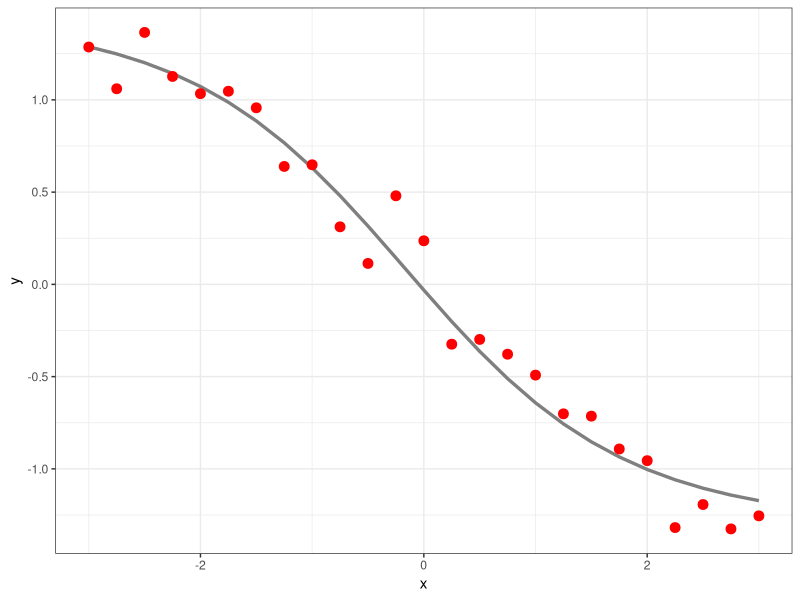

Reproduce this figure in R.
### INFSCI 2595 Spring 2020 - week 11
### Program fitting a neural network by minimizing the SSE
### usig `optim()`

library(dplyr)
library(ggplot2)

### set up the simple problem with 2 hidden units and the logistic
### non-linear transformation function

### specify the hidden unit parameters
b1 <- c(0.2, 1.2)
b2 <- c(-0.1, -0.8)

### set the input to be evenly spaced between -3 and +3
x <- seq(-3, 3, length.out = 25)

### create the design matrix
Xmat <- model.matrix( ~ x, data = data.frame(x = x))

### calculate the hidden unit linear predictors 
Bmat <- cbind(b1, b2)

Bmat

Amat <- Xmat %*% Bmat

### next calculate the non-linear transformed values per hidden unit
### assuming the logistic function

Hmat <- boot::inv.logit(Amat)

### now define the true output layer parameters
a0true <- 0.2
atrue <- c(-1.5, 1.25)

### calculate the true nnet output
ftrue <- a0true + Hmat %*% as.matrix(atrue)

### set the noise to a low value
sigma_true <- 0.15

### generate noisy observations and package 
### the input with the noisy response
set.seed(1131)
demo_df <- tibble::tibble(x = x) %>% 
  mutate(f = as.vector(ftrue),
         y = rnorm(n = n(), mean = f, sd = sigma_true))

### plot the training set
demo_df %>% 
  ggplot(mapping = aes(x = x)) +
  geom_line(mapping = aes(y = f),
            color = "grey50",
            size = 1.15) +
  geom_point(mapping = aes(y = y),
             size = 3, color = "red") +
  labs(y = "y") +
  theme_bw()

### setup the SSE function we wish to minimize 
### all parameters will be contained in the theta vector
### need to extract them appropriately

my_neuralnet_sse <- function(theta, my_info)
{
  # extract the hidden unit parameters
  X <- my_info$design_matrix
  length_beta <- ncol(X)
  total_num_betas <- my_info$num_hidden * length_beta
  beta_vec <- theta[1:total_num_betas]
  
  # extract the output layer parameters
  a_all <- theta[(total_num_betas + 1):length(theta)]
  
  # reorganize the beta parameters into a matrix
  Bmat <- matrix(beta_vec, nrow = length_beta, byrow = FALSE)
  
  # reorganize the output layer parameters by extracting
  # the output layer intercept (the bias)
  a0 <- a_all[1] # the first element in a_all is the bias
  av <- a_all[-1] # select all EXCEPT the first element
  
  # calculate the linear predictors associated with
  # each hidden unit
  A <- X %*% Bmat
  
  # pass through the non-linear transformation function
  H <- my_info$transform_hidden(A)
  
  # calculate the response
  f <- as.vector(a0 + H %*% as.matrix(av))
  
  # performance metric - calculate the SSE
  sum((my_info$yobs - f)^2)
}

### assemble the list of required information
two_hidden_sse_info <- list(
  yobs = demo_df$y,
  design_matrix = model.matrix( y ~ x, demo_df),
  num_hidden = 2,
  transform_hidden = boot::inv.logit
)

### test out the function
num_params <- two_hidden_sse_info$num_hidden * ncol(two_hidden_sse_info$design_matrix) +
  two_hidden_sse_info$num_hidden + 1

my_neuralnet_sse(rep(0, num_params), two_hidden_sse_info)

my_neuralnet_sse(rep(0.25, num_params), two_hidden_sse_info)

my_neuralnet_sse(rep(-1, num_params), two_hidden_sse_info)

### fit the model using optim(), notice that we do NOT set the
### `fnscale` argument since we want to MINIMIZE the SSE

two_hidden_fit_a <- optim(rep(0, num_params),
                          my_neuralnet_sse,
                          gr = NULL,
                          two_hidden_sse_info,
                          method = "BFGS",
                          hessian = TRUE,
                          control = list(maxit = 5001))

two_hidden_fit_a

### use a separate starting guess
two_hidden_fit_b <- optim(rep(0.25, num_params),
                          my_neuralnet_sse,
                          gr = NULL,
                          two_hidden_sse_info,
                          method = "BFGS",
                          hessian = TRUE,
                          control = list(maxit = 5001))

two_hidden_fit_b

### compare the identified parameter values
two_hidden_fit_a$par

two_hidden_fit_b$par

### try randomly generated starting guess
set.seed(101)
two_hidden_fit_c <- optim(rnorm(num_params),
                          my_neuralnet_sse,
                          gr = NULL,
                          two_hidden_sse_info,
                          method = "BFGS",
                          hessian = TRUE,
                          control = list(maxit = 5001))

two_hidden_fit_c$par

two_hidden_fit_a$par
